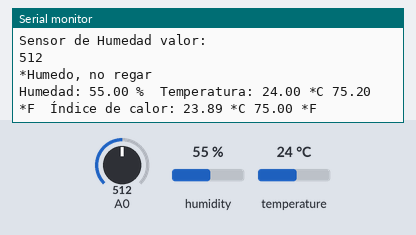
A sketch run on a simulated Arduino Uno, built with avr-gcc and run on an emulated ATmega328P. Parts: the last lines printed to the serial monitor. The test bench sets the inputs (shaded band); at power-on: A0 = 512, humidity 55 %, temperature 24 °C.

Above: at 11.8 s.
11.9 s: A0 set to 490
At 18.3 s:
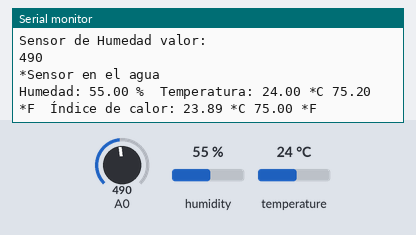
24.7 s: A0 set to 710
At 30.6 s:
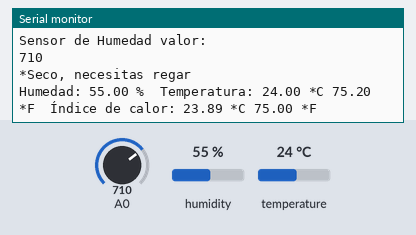
36.9 s: humidity set to 22 %
At 41.9 s:
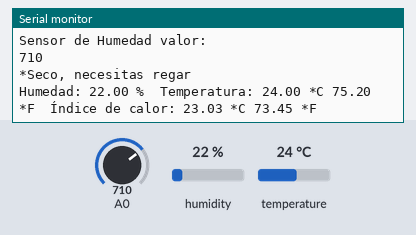
45.4 s: temperature set to 12 °C
At 48.1 s:
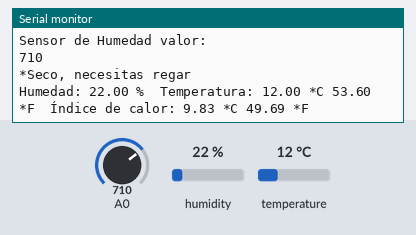
53.9 s: humidity set to 40 %
At 60.5 s:
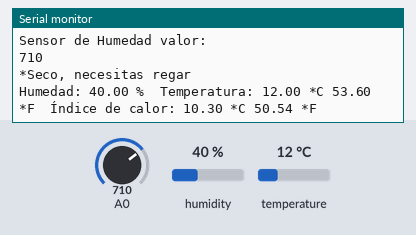
Timing chart, 0 to 62.0 s (numbered marks = the images above; inputs shaded):
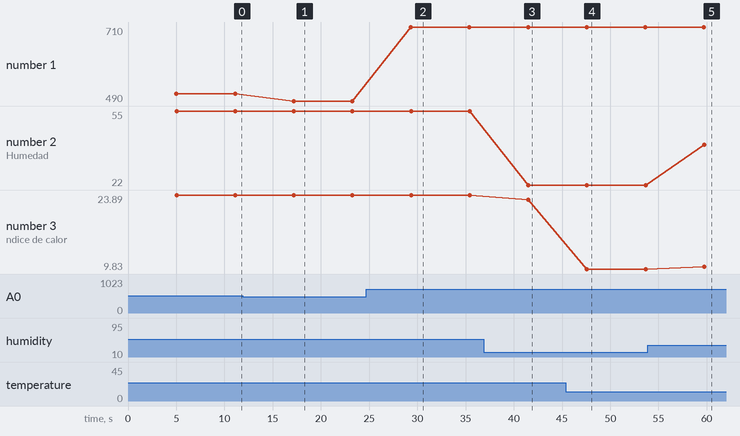

The sketch:

DHT_TIERRA.ino
```cpp
// Incluimos librería
#include <DHT.h>

// Definimos el pin digital donde se conecta el sensor
#define DHTPIN 2
// Dependiendo del tipo de sensor
#define DHTTYPE DHT11

// Inicializamos el sensor DHT11
DHT dht(DHTPIN, DHTTYPE);
 int Valor;
void setup() {
  // Inicializamos comunicación serie
  Serial.begin(9600);

  // Comenzamos el sensor DHT
  dht.begin();

}

void loop() {
    // Esperamos 5 segundos entre medidas
  delay(5000);
  Serial.println("Sensor de Humedad valor:");
  Valor = analogRead(0);
  Serial.println(Valor);
   if (Valor <= 500)
    Serial.println("*Sensor en el agua");
  if ((Valor > 500) and (Valor <= 700))
    Serial.println("*Humedo, no regar");
  if (Valor > 700)
    Serial.println("*Seco, necesitas regar");
  // Leemos la humedad relativa
  float h = dht.readHumidity();
  // Leemos la temperatura en grados centígrados (por defecto)
  float t = dht.readTemperature();
  // Leemos la temperatura en grados Fahreheit
  float f = dht.readTemperature(true);

  // Comprobamos si ha habido algún error en la lectura
  if (isnan(h) || isnan(t) || isnan(f)) {
    Serial.println("Error obteniendo los datos del sensor DHT11");
    return;
  }

  // Calcular el índice de calor en Fahreheit
  float hif = dht.computeHeatIndex(f, h);
  // Calcular el índice de calor en grados centígrados
  float hic = dht.computeHeatIndex(t, h, false);

  Serial.print("Humedad: ");
  Serial.print(h);
  Serial.print(" %\t");
  Serial.print("Temperatura: ");
  Serial.print(t);
  Serial.print(" *C ");
  Serial.print(f);
  Serial.print(" *F\t");
  Serial.print("Índice de calor: ");
  Serial.print(hic);
  Serial.print(" *C ");
  Serial.print(hif);
  Serial.println(" *F");

  delay(1000);
}
```

Measured:
- after the input at 11.9 s, the serial monitor: prints a new line after 5.3 s (image 1)
- after the input at 24.7 s, the serial monitor: prints a new line after 4.6 s (image 2)
- after the input at 36.9 s, the serial monitor: prints a new line after 4.6 s (image 3)
- after the input at 45.4 s, the serial monitor: prints a new line after 2.2 s (image 4)
- after the input at 53.9 s, the serial monitor: prints a new line after 5.8 s (image 5)
- plotted number 1: 512 → 490 after the input at 11.9 s, 490 → 710 after the input at 24.7 s
- plotted number 2: 55 → 22 after the input at 36.9 s, 22 → 40 after the input at 53.9 s
- plotted number 3: 23.89 → 23.03 after the input at 36.9 s, 23.03 → 9.83 after the input at 45.4 s, 9.83 → 10.3 after the input at 53.9 s
